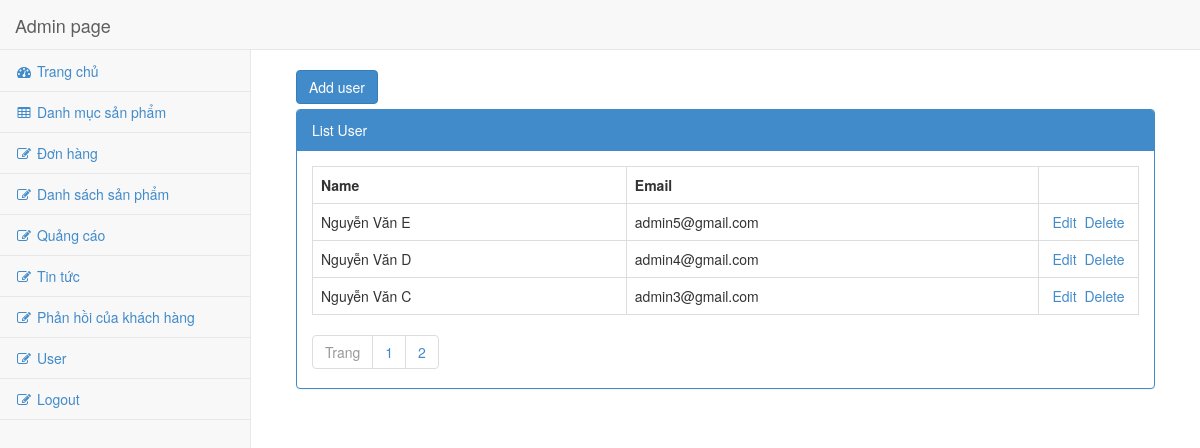
The page /index.php?area=admin&controller=user&action=listUser (signed in) on the database its author committed.
### tables this page shows
CREATE TABLE `tbl_user` (
  `id` int(11) NOT NULL,
  `email` varchar(500) NOT NULL,
  `password` varchar(500) NOT NULL,
  `fullname` varchar(500) NOT NULL
);

### Controllers/Backend/userController.php (called while the page is built, shortened)
<?php
	include "Models/Backend/userModel.php";
	class userController extends baseController{
		public function listUser(){
			$total = $this->total();
			$recordPerPage = 3;
			$num_page = ceil($total/$recordPerPage);
			$p = isset($_GET["p"])&&$_GET["p"]>0 ? ($_GET["p"]-1):0;
			$from = $p*$recordPerPage;
			$list_record = $this->fetchAll($from,$recordPerPage);
			$this->setView("Views/Backend/user.php", array("list_record"=>$list_record,"num_page"=>$num_page));
		}
	}
 ?>

### Core/route.php (called while the page is built, shortened)
<?php
$area = isset($_GET["area"])?$_GET["area"]:"admin";
$controller = isset($_GET["controller"])?$_GET["controller"]:"home";
$action = isset($_GET["action"])?$_GET["action"]:"index";
$folder_area = "Backend";
if($area == "admin"){
	$folder_area = "Backend";
}
$fileController = "Controllers/$folder_area/".$controller."Controller.php";
if(file_exists($fileController)){
	$classController = $controller."Controller";
	if(class_exists($classController)){
		$obj = new $classController();
		if(method_exists($classController,$action)){
			$obj->$action();
		}else{
			die("<h4>Hàm $action không tồn tại</h4><br><a href='index.php?area=admin'>Quay lại</a>");
		}
	}
}else
	die("<h4>File $fileController không tồn tại</h4><br><a href='index.php?area=admin'>Quay lại</a>");
?>

### index.php (called while the page is built, shortened)
<?php
	include "Core/route.php";
 ?>

### Models/Backend/userModel.php (called while the page is built, shortened)
<?php
	trait userModel{
		public function fetchAll($from, $recordPerPage){
			$db = connection::getInstance();
			$query = $db->prepare("select * from tbl_user order by id desc limit $from, $recordPerPage");
			$query->setFetchMode(PDO::FETCH_OBJ);
			$query->execute();
			$arr = $query->fetchAll();
			return $arr;
		}
		public function total(){
			$db = connection::getInstance();
			$query_total = $db->prepare("select id from tbl_user");
			$query_total->execute();
			$total = $query_total->rowCount();
			return $total;
		}
	}
 ?>

### Views/Backend/user.php (the view, shortened to what this page needs)
<div class="col-md-12">
	<div style="margin-bottom:5px;">
		<a href="index.php?area=admin&controller=user&action=add" class="btn btn-primary">Add user</a>
	</div>
	<div class="panel panel-primary">
		<div class="panel-heading">List User</div>
		<div class="panel-body">
			<table class="table table-bordered table-hover">
				<tr>
					<th>Name</th>
					<th>Email</th>
					<th style="width:100px;"></th>
				</tr>
				<?php foreach($list_record as $rows): ?>
				<tr>
					<td><?php echo $rows->fullname; ?></td>
					<td><?php echo $rows->email; ?></td>
					<td style="text-align:center;">
						<a href="index.php?area=admin&controller=user&action=edit&id=<?php echo $rows->id; ?>">Edit</a>&nbsp;
						<a href="index.php?area=admin&controller=user&action=delete&id=<?php echo $rows->id; ?>" onclick="return window.confirm('Are you sure?');">Delete</a>
					</td>
				</tr>
				<?php endforeach; ?>
			</table>
			<ul class="pagination">
				<li class="page-item disabled"><a class="page-link" href="#">Trang</a></li>
				<?php for($i = 1; $i <= $num_page; $i++): ?>
				<li class="page-item"><a class="page-link" href="index.php?area=admin&controller=user&action=listUser&p=<?php echo $i; ?>"><?php echo $i; ?></a></li>
				<?php endfor; ?>
			</ul>
		</div>
	</div>
</div>

### Assets/Backend/css/sb-admin.css (style rules this page uses)
body { padding-top: 100px; background-color: #f8f8f8; }
@media (min-width:768px) { body { padding-top: 50px; } }

### Views/Backend/user.php (style rules this page uses)
.pagination { padding:0px; margin:0px; }

### rows shown on the page
tbl_user: fullname "Nguyễn Văn E", email "admin5@gmail.com"
tbl_user: fullname "Nguyễn Văn D", email "admin4@gmail.com"
tbl_user: fullname "Nguyễn Văn C", email "admin3@gmail.com"
